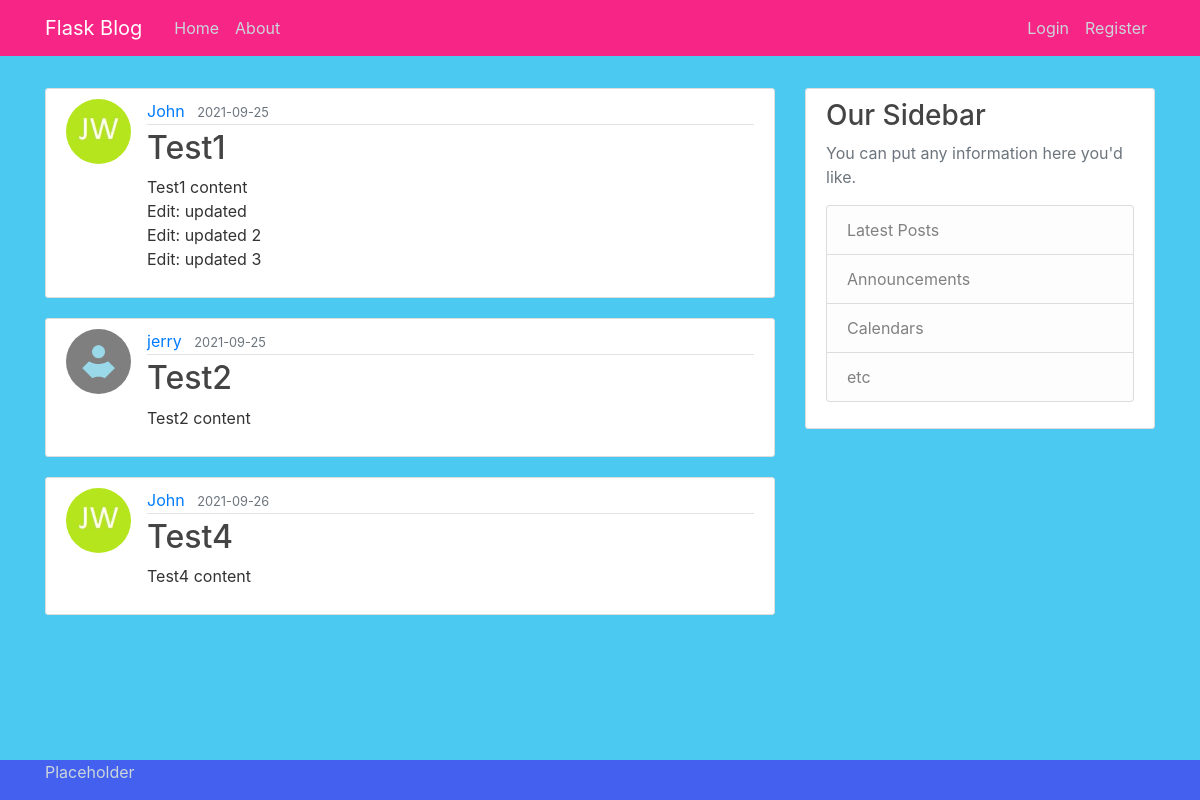
The page / on the database its author committed.
### flaskblog/models.py (models this page shows, shortened)
class Post(db.Model):
    id = db.Column(db.Integer, primary_key=True)
    title = db.Column(db.String(100), nullable=False)
    date_posted = db.Column(db.DateTime, nullable=False, default=datetime.utcnow())
    content = db.Column(db.Text, nullable=False)
    user_id = db.Column(db.Integer, db.ForeignKey('user.id'), nullable=False)

class User(db.Model, UserMixin):
    id = db.Column(db.Integer, primary_key=True)
    username = db.Column(db.String(20), unique=True, nullable=False)
    email = db.Column(db.String(120), unique=True, nullable=False)
    image_file = db.Column(db.String(20), nullable=False, default='default.jpg')
    password = db.Column(db.String(60), nullable=False)
    posts = db.relationship('Post', backref='author', lazy=True)

### flaskblog/routes.py (the view)
@app.route('/home')
@app.route('/')
def index():
    posts = Post.query.all()
    return render_template('index.html', posts=posts)

### flaskblog/templates/index.html
{% extends "layout.html" %}
{% block content %}
{% for post in posts %}
<article class="media content-section">
    <img class="rounded-circle article-img"
    src="{{ url_for('static', filename='profile_pictures/' + post.author.image_file) }}" alt="">
    <div class="media-body">
      <div class="article-metadata">
        <a class="mr-2" href="#">{{ post.author.username }}</a>
        <small class="text-muted">{{ post.date_posted.strftime('%Y-%m-%d') }}</small>
      </div>
      <h2><a class="article-title" href="{{ url_for('post', post_id=post.id)}}">{{ post.title }}</a></h2>
      <p class="article-content">{{ post.content }}</p>
    </div>
</article>
{% endfor %}
{% endblock content %}

### flaskblog/templates/layout.html (shortened to what this page needs)
<!DOCTYPE html>
<html lang="en">
<head>
    <link rel="stylesheet" href="https://stackpath.bootstrapcdn.com/bootstrap/4.3.1/css/bootstrap.min.css">
    <link rel="stylesheet" type="text/css" href="{{ url_for('static', filename='main.css')}}">
</head>
<body>
    <header class="site-header">
        <nav class="navbar navbar-expand-md navbar-dark bg-steel fixed-top">
          <div class="container">
            <a class="navbar-brand mr-4" href="{{ url_for('index') }}">Flask Blog</a>
            <div class="collapse navbar-collapse" id="navbarToggle">
              <div class="navbar-nav mr-auto">
                <a class="nav-item nav-link" href="{{ url_for('index') }}">Home</a>
                <a class="nav-item nav-link" href="{{ url_for('about') }}">About</a>
              </div>
              <div class="navbar-nav">
                {% if current_user.is_authenticated %}
                  <a class="nav-item nav-link" href="{{ url_for('new_post') }}">New Post</a>
                  <a class="nav-item nav-link" href="{{ url_for('account') }}">Account</a>
                  <a class="nav-item nav-link" href="{{ url_for('logout') }}">Logout</a>
                {% else %}
                  <a class="nav-item nav-link" href="{{ url_for('login') }}">Login</a>
                  <a class="nav-item nav-link" href="{{ url_for('register') }}">Register</a>
                {% endif %}
              </div>
            </div>
          </div>
        </nav>
    </header>
    <main role="main" class="container">
        <div class="row">
          <div class="col-md-8">
            {% block content %}{% endblock %}
          </div>
          <div class="col-md-4">
            <div class="content-section">
              <h3>Our Sidebar</h3>
              <p class='text-muted'>You can put any information here you'd like.
                <ul class="list-group">
                  <li class="list-group-item list-group-item-light">Latest Posts</li>
                  <li class="list-group-item list-group-item-light">Announcements</li>
                  <li class="list-group-item list-group-item-light">Calendars</li>
                  <li class="list-group-item list-group-item-light">etc</li>
                </ul>
              </p>
            </div>
          </div>
        </div>
    </main>
    <footer>
      <div class="footer bg-footer fixed-bottom">
        <div class="container">
          <p>Placeholder</p>
        </div>
      </div>
    </footer>
</body>
</html>

### flaskblog/static/main.css (style rules this page uses)
body { background: #4cc9f0; color: #333333; margin-top: 5.5rem; margin-bottom: 5.5rem; }
h1, h2, h3, h4, h5, h6 { color: #444444; }
.bg-steel { background-color: #f72585; }
.site-header .navbar-nav .nav-link { color: #cbd5db; }
footer { color: #cbd5db; }
.bg-footer { background-color: #4361ee; }
.content-section { background: #ffffff; padding: 10px 20px; border: 1px solid #dddddd; border-radius: 3px; margin-bottom: 20px; }
.article-title { color: #444444; }
.article-content { white-space: pre-line; }
.article-img { height: 65px; width: 65px; margin-right: 16px; }
.article-metadata { padding-bottom: 1px; margin-bottom: 4px; border-bottom: 1px solid #e3e3e3 }

### rows shown on the page
Post: image_file (picture), author.username "John", date_posted "2021-09-25", title "Test1", content "Test1 content Edit: updated Edit: updated 2 Edit: updated 3"
Post: image_file (placeholder picture), author.username "jerry", date_posted "2021-09-25", title "Test2", content "Test2 content"
Post: image_file (picture), author.username "John", date_posted "2021-09-26", title "Test4", content "Test4 content"
